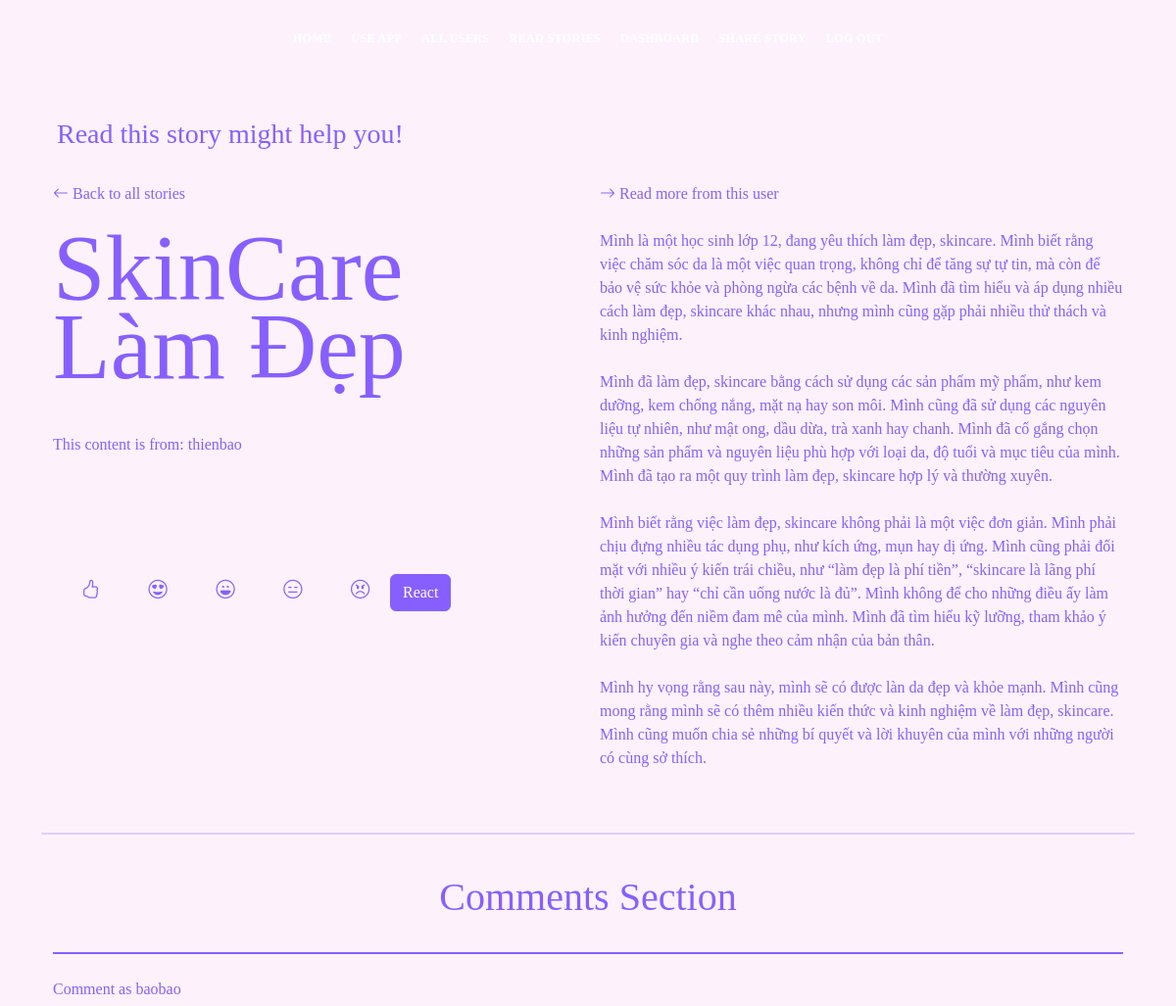
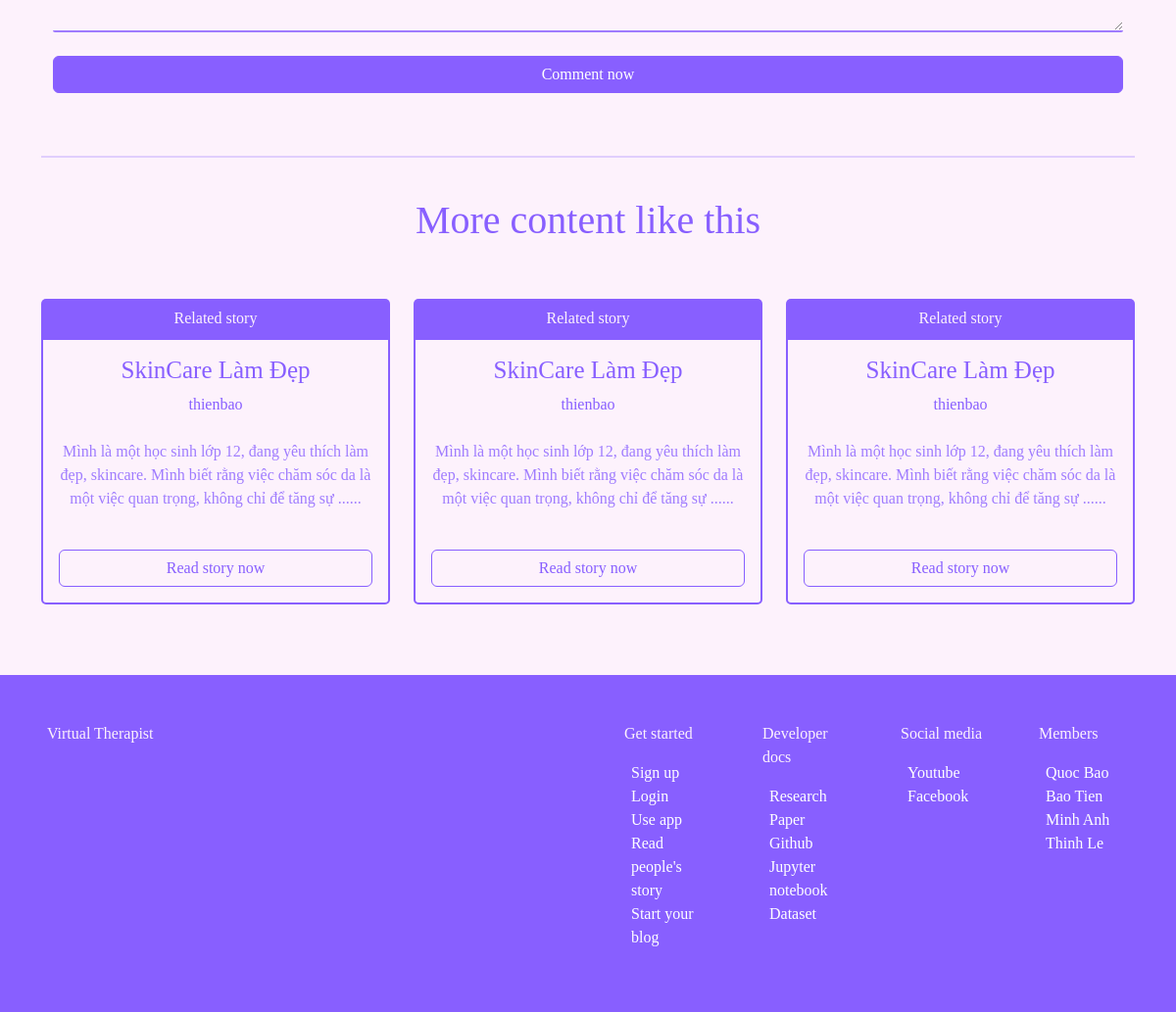
The app's page /blog/1 (signed in) with its own data (2 pictures, top to bottom).
### app.py (models this page shows, shortened)
class Blogs(db.Model):
    id = db.Column(db.Integer, primary_key=True)
    title = db.Column(db.String(255), nullable=False)
    content = db.Column(db.Text, nullable=False)
    date_posted = db.Column(db.DateTime, default=datetime.utcnow)
    blog_commented = db.relationship('Comments', backref='blog_commented')
    blog_reacted = db.relationship('Reactions', backref='blog_reacted')
    tags = db.relationship('Reactions', backref='blog_tags')
    blog_bookmarked = db.relationship('Reactions', backref='blog_bookmarked')
    poster_id = db.Column(db.Integer, db.ForeignKey('users.id'))

class Users(db.Model, UserMixin):
    id = db.Column(db.Integer, primary_key=True)
    name = db.Column(db.String(200), nullable=False)
    email =  db.Column(db.String(120), nullable=False, unique=True)
    user_name = db.Column(db.String(120), nullable=False)
    password_hash = db.Column(db.String(200))
    posts = db.relationship('Blogs', backref='poster')
    comments = db.relationship('Comments', backref='commenter')
    reacts = db.relationship('Reactions', backref='reacter')
    bookmarks = db.relationship('BookMarks', backref='bookmarker')
    @property
    def password():
        raise AttributeError('password is not a readable attribute')
    date_added = db.Column(db.DateTime, default=datetime.utcnow)

### app.py (the view, shortened to what this page needs)
@app.route("/blog/<int:id>", methods=["GET", "POST"])
def blog(id):
    blog = Blogs.query.get_or_404(id)
    commentForm = CommentForm()
    all_comments = Comments.query.order_by(Comments.date_posted)
    temp = None
    reactions = Reactions.query.order_by(Reactions.date_posted)
    for reaction in reactions:
        if reaction.reacter.id == current_user.id and reaction.blog_id == id:
            temp = reaction.reaction_type
    start_time = datetime.utcnow()
    start_time_str = start_time.strftime("%H:%M:%S")
    start_time_sec = convert_to_sec(start_time_str)
    print(start_time_sec)
    return render_template('blog.html', blog=blog, start_time_sec=start_time_sec, datetime=datetime, commentForm=commentForm, all_comments=all_comments, reactions=reactions, temp=temp)

### form_backup.py
class CommentForm(FlaskForm):
    content = StringField("Comment", validators=[DataRequired()], widget=TextArea())
    submit = SubmitField("Comment now")

class SearchForm(FlaskForm):
    searched = StringField("Searched", validators=[DataRequired()])
    submit = SubmitField("Search now")

### app.py (called while the page is built)
@app.context_processor
def base():
    form = SearchForm()
    return dict(form=form)

@login_manager.user_loader
def load_user(user_id):
    return Users.query.get(int(user_id))

def convert_to_sec(time_to_convert):
    format_str = "%H:%M:%S"
    time_struct = time.strptime(time_to_convert, format_str)
    hour = time_struct.tm_hour
    minute = time_struct.tm_min
    second = time_struct.tm_sec
    seconds = hour * 3600 + minute * 60 + second
    return seconds

### templates/blog.html (shortened to what this page needs)
{% include 'navbar.html' %}
<div class="blog-theme bg-image text-purple">
    <div class="hero-content display-table">
        <div class="table-cell-2 opacity-1">
            <div class="container text-left">
                <div class="">
                    <h3 class="ms-3">Read this story might help you!</h3>
                    <br>
                    <div class="container">
                        <div class="row">
                            <div class="col-12">
                                <div class="row">
                                    <div class="col-6">
                                        <a href= "{{ url_for('time', start_time_sec=start_time_sec, id=blog.id)}}">
                                            <i class="bi bi-arrow-left"></i>
                                            Back to all stories
                                        </a>
                                    </div>
                                    {% if blog.poster.id == current_user.id %}
                                        <div class="col-6">
                                            <a href= "{{ url_for('edit_blog', id=blog.id) }}">
                                                <i class="bi bi-arrow-right"></i>
                                                Edit
                                            </a>
                                        </div>
                                    {% else %}
                                        <div class="col-6">
                                            <a href= "{{ url_for('other_user_blogs', id=blog.poster.id) }}">
                                                <i class="bi bi-arrow-right"></i>
                                                Read more from this user
                                            </a>
                                        </div>
                                    {% endif %}
                                </div>
                            </div>
                            <div class="col-6">
                                <div class="col blog-show-title mt-4 ">
                                    {{blog.title}}
                                </div>
                                <div class="col mt-5">
                                    This content is from: {{blog.poster.user_name}}
                                    <br><br><br><br><br><br>
                                    <div style="font-size: larger">
                                        {% if temp == None %}
                                            <form action="/reactions" method="post" class="align-bottom">
                                                <div class="form-check form-check-inline">
                                                    <label class="form-check-label" for="like"><i class="bi bi-hand-thumbs-up"></i></label>
                                                </div>
                                                <div class="form-check form-check-inline">
                                                    <label class="form-check-label" for="love"><i class="bi bi-emoji-heart-eyes"></i></label>
                                                </div>
                                                <div class="form-check form-check-inline">
                                                    <label class="form-check-label" for="laugh"><i class="bi bi-emoji-laughing"></i></label>
                                                </div>
                                                <div class="form-check form-check-inline">
                                                    <label class="form-check-label" for="dislike"><i class="bi bi-emoji-expressionless"></i></label>
                                                </div>
                                                <div class="form-check form-check-inline">
                                                    <label class="form-check-label" for="angry"><i class="bi bi-emoji-angry"></i></label>
                                                </div>
                                                <button type="submit" class="btn btn-primary">React</button>
                                            </form>
                                        {% endif %}
                                    </div>
                                    <br><br><br><br><br><br>
                                </div>
                            </div>
                            <div class="col-6 text-break text-output ">
                                {{blog.content}}
                            </div>
                        </div>
                    </div>
                </div>
                <br><hr><br>
                <h1 class="text-center"> Comments Section</h1>
                <br>
                <div class="container" >
                    <div class="hr-3"></div>
                    </div>
                    <div class="container">
                        <form action="" method="POST">
                            <div class="text-left">
                                <div class="row">
                                    <div class="col">
                                        {{ commentForm.content.label(class = 'form-label mt-4') }} as {{current_user.user_name}}
                                    </div>
                                </div>
                                {{ commentForm.content(class = 'text-output text-area form-control-comment border-remove form-border-radius', rows="1")}}
                                {{ commentForm.submit(class = 'btn btn-primary mt-4') }}
                        </form>
                    </div>
                </div>
                <br><br><hr><br>
                <h1 class="text-center"> More content like this</h1>
                <div class="row mt-4 text-center">
                        <div class="col-4 mt-4">
                            <div class="card ">
                                <div class="card-header card-secondary-color">
                                    Related story
                                </div>
                                <div class="card-body card-primary-color">
                                    <h3 class="card-title-blog">{{blog.title[:29]}}</h3>
                                    <a href="{{url_for('other_user_blogs', id=blog.poster.id)}}"><p class="card-text">{{blog.poster.user_name}}</p></a>
                                    <p class="card-text opacity-8 mt-4">{{blog.content[:140]}}......</p>
                                    <br>
                                    <div class="d-grid gap-2">
                                        <a href="{{url_for('blog', id=blog.id)}}" class="btn btn-outline-primary">Read story now</a>
                                    </div>
                                </div>
                            </div>
                        </div>
                        <div class="col-4 mt-4">
                            <div class="card ">
                                <div class="card-header card-secondary-color">
                                    Related story
                                </div>
                                <div class="card-body card-primary-color">
                                    <h3 class="card-title-blog">{{blog.title[:29]}}</h3>
                                    <a href="{{url_for('other_user_blogs', id=blog.poster.id)}}"><p class="card-text">{{blog.poster.user_name}}</p></a>
                                    <p class="card-text opacity-8 mt-4">{{blog.content[:140]}}......</p>
                                    <br>
                                    <div class="d-grid gap-2">
                                        <a href="{{url_for('blog', id=blog.id)}}" class="btn btn-outline-primary">Read story now</a>
                                    </div>
                                </div>
                            </div>
                        </div>
                        <div class="col-4 mt-4">
                            <div class="card ">
                                <div class="card-header card-secondary-color">
                                    Related story
                                </div>
                                <div class="card-body card-primary-color">
                                    <h3 class="card-title-blog">{{blog.title[:29]}}</h3>
                                    <a href="{{url_for('other_user_blogs', id=blog.poster.id)}}"><p class="card-text">{{blog.poster.user_name}}</p></a>
                                    <p class="card-text opacity-8 mt-4">{{blog.content[:140]}}......</p>
                                    <br>
                                    <div class="d-grid gap-2">
                                        <a href="{{url_for('blog', id=blog.id)}}" class="btn btn-outline-primary">Read story now</a>
                                    </div>
                                </div>
                            </div>
                        </div>
                </div>
            </div>
        </div>
        <br><br><br>
    </div>
{% include 'footer.html' %}

### static/css/index.css (style rules this page uses)
:root { --dark-color: black; --body-font-size: 1.2rem; --body-font-color: var(--purple-color); --body-font-active: #8774f1; --purple-color-dark: #5215fc; --purple-color: #885fff; --purple-color-light: #8774f1; --pink-color: #ee93a9; --light-color: #febfad; --bg-color: #fdf2fc; --dark-light-color: #1e1e1e; --bs-border-width: 1px; --bs-border-style: solid; --white-color: white; --gray-color: #f1f1f1; }
body { background-color: var(--bg-color); background-attachment: fixed; color: #4e4e4e; font-family: Cambria, Cochin, Georgia, Times, 'Times New Roman', serif; max-width: 100%; overflow-x: hidden; }
a { color: var(--purple-color); text-decoration: none; transition: all 0.5s; }
hr { display: block; height: 1px; border: 0; border-top: 2px solid var(--purple-color); margin: 1em 0; padding: 0; }
.hr-3 { display: block; height: 1px; border: 0; border-top: 2px solid var(--purple-color); }
.form-check-label i { cursor: pointer; color: var(--purple-color); }
.text-purple { color: var(--purple-color-light); }
.text-output { white-space: pre-line; }
.card-secondary-color { background-color: var(--purple-color); border: none; color: var(--bg-color); }
.card { --bs-card-bg: transparent; }
.form-control-comment { border: none; border-bottom: 2px solid var(--purple-color); outline: none; background: transparent; width: 100%; color: var(--purple-color); }
.form-border-radius { border-radius: 2px; opacity: 0.8; }
.card-primary-color { background-color: var(--bg-color); color: var(--purple-color); border: 2px solid var(--purple-color); border-bottom-left-radius: 5px; border-bottom-right-radius: 5px; }
.opacity-8 { opacity: 0.8; }
.card-title-blog { font-size: 25px; color: var(--bs-btn-active-color); }
.btn-primary { --bs-btn-color: #fff; --bs-btn-bg: var(--purple-color); --bs-btn-border-color: var(--purple-color); --bs-btn-hover-color: #fff; --bs-btn-hover-bg: var(--purple-color); --bs-btn-hover-border-color: var(--purple-color); --bs-btn-focus-shadow-rgb: 49, 132, 253; --bs-btn-active-color: #fff; --bs-btn-active-bg: var(--purple-color); --bs-btn-active-border-color: #0a53be; --bs-btn-active-shadow: inset 0 3px 5px rgba(0, 0, 0, 0.125); --bs-btn-disabled-color: #fff; --bs-btn-disabled-bg: var(--purple-color); --bs-btn-disabled-border-color: var(--purple-color) }
.btn-outline-primary { --bs-btn-color: var(--purple-color); --bs-btn-border-color: var(--purple-color); --bs-btn-hover-color: #fff; --bs-btn-hover-bg: var(--purple-color); --bs-btn-hover-border-color: var(--purple-color); --bs-btn-focus-shadow-rgb: 13, 110, 253; --bs-btn-active-color: #fff; --bs-btn-active-bg: var(--purple-color); --bs-btn-active-border-color: var(--purple-color); --bs-btn-active-shadow: inset 0 3px 5px rgba(0, 0, 0, 0.125); --bs-btn-disabled-color: var(--purple-color); --bs-btn-disabled-bg: transparent; --bs-btn-disabled-border-color: var(--purple-color); --bs-gradient: none }
.text-left { text-align: left; display: flex; flex-direction: column; }
.blog-show-title { font-size: 6rem; line-height: 80px; }
.bg-image { background-repeat: no-repeat; background-attachment: fixed; background-size: cover; background-position: center center; }
.display-table { width: 100%; height: 100%; display: table; }
.table-cell-2 { margin-top: 120px; }
.blog-theme { min-height: 100vh; color: #fff; background-attachment: fixed; }
.text-purple { color: var(--purple-color); }
.opacity-1 { opacity: 1; }

### records on screen
Blogs: title "SkinCare Làm Đẹp", content "Mình là một học sinh lớp 12, đang yêu thích làm đẹp, skincare. Mình biết rằng việc chăm sóc da là một việc quan trọng, không chỉ để tăng sự tự tin, mà còn để bảo vệ sức khỏe và phòng ngừa các bệnh về da. Mình đã tìm hiểu và áp dụng nhiều cách làm đẹp, skincare khác nhau, nhưng mình cũng gặp phải nhiều thử thách và kinh nghiệm. Mình đã làm đẹp, skincare bằng cách sử dụng các sản phẩm mỹ phẩm, như kem dưỡng, kem chống nắng, mặt nạ hay son môi. Mình cũng đã sử dụng các nguyên liệu tự nhiên, như mật ong, dầu dừa, trà xanh hay chanh. Mình đã cố gắng chọn những sản phẩm và nguyên liệu phù hợp với loại da, độ tuổi và mục tiêu của mình. Mình đã tạo ra một quy trình làm đẹp, skincare hợp lý và…", content "Mình là một học sinh lớp 12, đang yêu thích làm đẹp, skincare. Mình biết rằng việc chăm sóc da là một việc quan trọng, không chỉ để tăng sự"
Users: poster.user_name "thienbao"
Users: user_name "baobao"

### other values on screen
{{ commentForm.content.label(class = 'form-label mt-4') }} "Comment"
